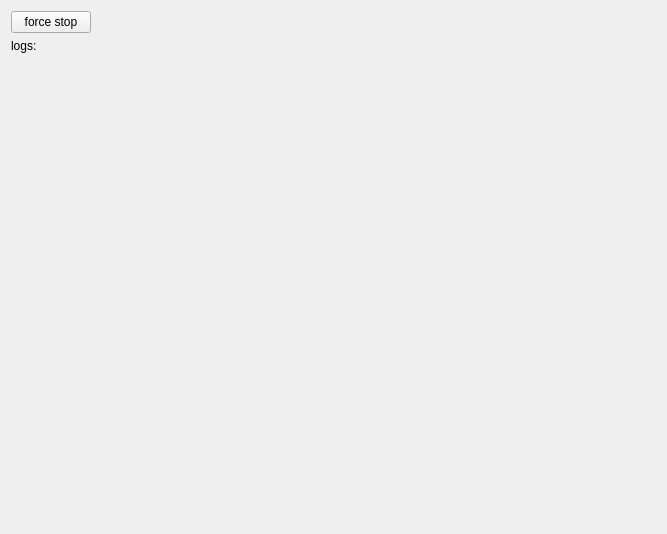
<?xml version="1.0" encoding="UTF-8"?>
<ui version="4.0">
 <class>Widget</class>
 <widget class="QWidget" name="Widget">
  <property name="geometry">
   <rect>
    <x>0</x>
    <y>0</y>
    <width>667</width>
    <height>534</height>
   </rect>
  </property>
  <property name="windowTitle">
   <string>Widget</string>
  </property>
  <layout class="QVBoxLayout" name="verticalLayout">
   <item>
    <layout class="QHBoxLayout" name="horizontalLayout">
     <item>
      <widget class="QPushButton" name="force_stop_button">
       <property name="text">
        <string>force stop</string>
       </property>
      </widget>
     </item>
     <item>
      <spacer name="horizontalSpacer">
       <property name="orientation">
        <enum>Qt::Horizontal</enum>
       </property>
       <property name="sizeHint" stdset="0">
        <size>
         <width>40</width>
         <height>20</height>
        </size>
       </property>
      </spacer>
     </item>
    </layout>
   </item>
   <item>
    <widget class="QLabel" name="logs_label">
     <property name="text">
      <string>logs:
</string>
     </property>
    </widget>
   </item>
   <item>
    <spacer name="verticalSpacer">
     <property name="orientation">
      <enum>Qt::Vertical</enum>
     </property>
     <property name="sizeHint" stdset="0">
      <size>
       <width>20</width>
       <height>40</height>
      </size>
     </property>
    </spacer>
   </item>
  </layout>
 </widget>
 <resources/>
 <connections/>
</ui>
